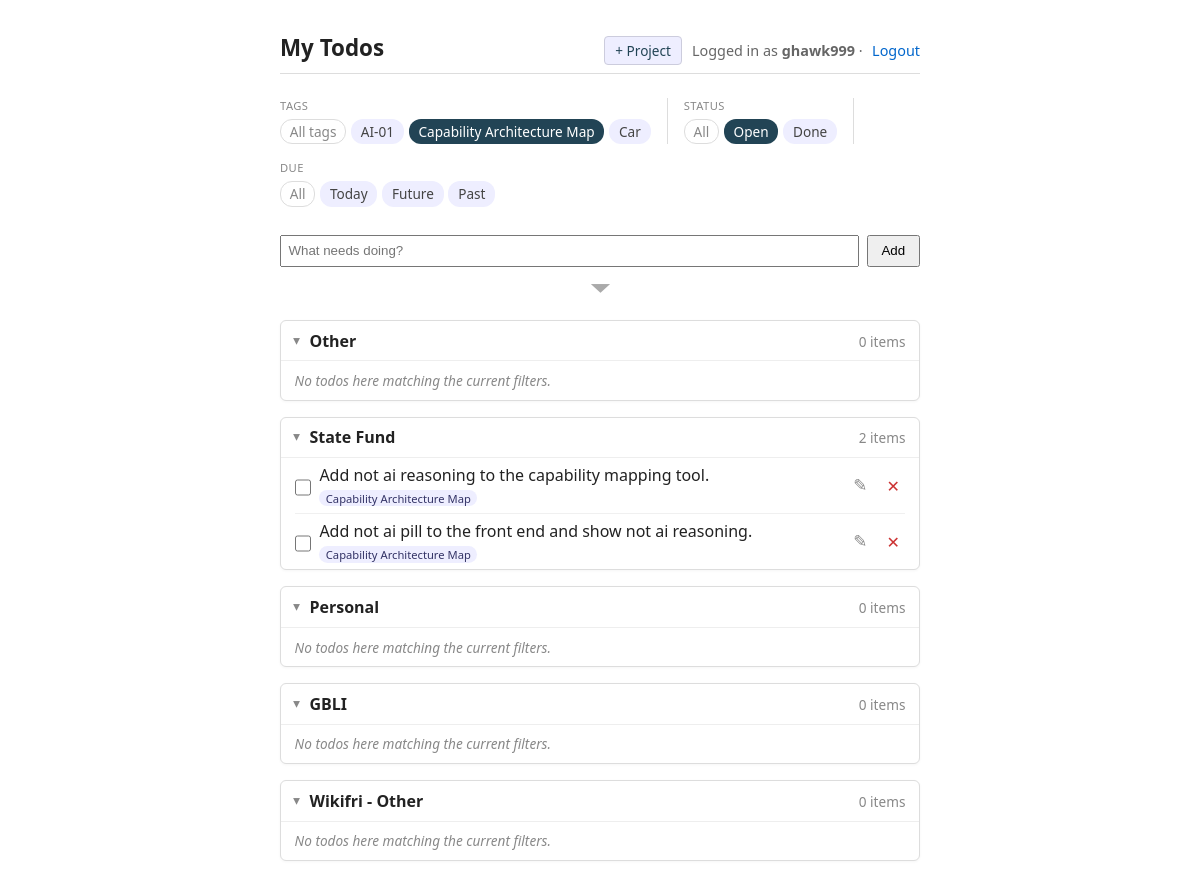
The page /?tag=Capability+Architecture+Map (signed in) on the database its author committed.
### todos/models.py (models this page shows, shortened)
class Tag(models.Model):
    user = models.ForeignKey(
        settings.AUTH_USER_MODEL,
        on_delete=models.CASCADE,
        related_name='tags',
    )
    name = models.CharField(max_length=50)
    created_at = models.DateTimeField(auto_now_add=True)
    class Meta:
        ordering = ['name']
        constraints = [
            models.UniqueConstraint(Lower('name'), 'user', name='unique_tag_name_per_user_ci'),
        ]

class Project(models.Model):
    user = models.ForeignKey(
        settings.AUTH_USER_MODEL,
        on_delete=models.CASCADE,
        related_name='projects',
    )
    name = models.CharField(max_length=80)
    sort_order = models.PositiveIntegerField(default=0)
    is_catchall = models.BooleanField(default=False)
    created_at = models.DateTimeField(auto_now_add=True)
    class Meta:
        ordering = ['sort_order', 'name']
        constraints = [
            models.UniqueConstraint(fields=['user', 'name'], name='unique_project_name_per_user'),
            models.UniqueConstraint(
                fields=['user'],
                condition=models.Q(is_catchall=True),
                name='one_catchall_per_user',
            ),
        ]
    def __str__(self):
        return self.name

class Todo(models.Model):
    user = models.ForeignKey(
        settings.AUTH_USER_MODEL,
        on_delete=models.CASCADE,
        related_name='todos',
    )
    project = models.ForeignKey(
        Project,
        null=True,
        blank=True,
        on_delete=models.SET_NULL,
        related_name='todos',
    )
    tags = models.ManyToManyField(Tag, blank=True, related_name='todos')
    title = models.CharField(max_length=200)
    done = models.BooleanField(default=False)
    due_date = models.DateField(null=True, blank=True)
    created_at = models.DateTimeField(auto_now_add=True)
    updated_at = models.DateTimeField(auto_now=True)
    completed_at = models.DateTimeField(null=True, blank=True)
    class Meta:
        ordering = ['done', 'id']

### todos/views.py (the view)
# urls.py: path('', views.todo_list, name='todo_list'),
@login_required
def todo_list(request):
    return render(request, 'todos/list.html', _list_context(request))

### todos/forms.py (shortened to what this page needs)
class TodoForm(forms.ModelForm):
    tags_text = forms.CharField(
        required=False,
        label='Tags',
        widget=forms.TextInput(attrs={'placeholder': 'tags (comma-separated)'}),
    )
    class Meta:
        model = Todo
        fields = ['title', 'project', 'due_date']
        widgets = {
            'title': forms.TextInput(attrs={'placeholder': 'What needs doing?', 'autofocus': True}),
            'due_date': forms.DateInput(attrs={'type': 'date'}),
        }
    def __init__(self, *args, user=None, **kwargs):
        super().__init__(*args, **kwargs)
        self._user = user
        if user is not None:
            self.fields['project'].queryset = user.projects.all()
        self.fields['project'].required = False
        self.fields['project'].empty_label = '— no project —'
        if self.instance and self.instance.pk and not self.is_bound:
            self.fields['tags_text'].initial = ', '.join(
                self.instance.tags.values_list('name', flat=True)
            )

class ProjectForm(forms.ModelForm):
    class Meta:
        model = Project
        fields = ['name']
        widgets = {
            'name': forms.TextInput(attrs={'placeholder': 'New project name'}),
        }
    def __init__(self, *args, user=None, **kwargs):
        super().__init__(*args, **kwargs)
        self._user = user

### todos/views.py (called while the page is built, shortened)
def _get_or_create_catchall(user):
    catchall = user.projects.filter(is_catchall=True).first()
    if catchall is not None:
        return catchall

def _active_tag(request):
    raw = (request.GET.get('tag') or '').strip()
    if not raw:
        return None
    return Tag.objects.filter(user=request.user, name__iexact=raw).first()

def _active_status(request):
    raw = request.GET.get('status')
    if raw is None:
        return 'open'  # default view: open todos only
    raw = raw.strip().lower()
    if raw == 'all':
        return None
    return raw if raw in STATUS_CHOICES else 'open'

def _active_due(request):
    raw = (request.GET.get('due') or '').strip().lower()
    return raw if raw in DUE_CHOICES else None

### todos/templates/todos/list.html (shortened to what this page needs)
{% extends "base.html" %}
{% block header_actions %}
    <button type="button" id="new-project-btn" class="btn-new-project">+ Project</button>
{% endblock %}
{% block content %}
    <div class="filter-bar">
        {% if used_tags %}
            <div class="filter-group">
                <div class="filter-label">Tags</div>
                <div class="filter-pills">
                    <a class="chip clear {% if not active_tag %}active{% endif %}" href="{% querystring tag=None %}">All tags</a>
                    {% for tag in used_tags %}
                        <a class="chip {% if active_tag and active_tag.pk == tag.pk %}active{% endif %}"
                           href="{% querystring tag=tag.name %}">{{ tag.name }}</a>
                    {% endfor %}
                </div>
            </div>
        {% endif %}
        <div class="filter-group">
            <div class="filter-label">Status</div>
            <div class="filter-pills">
                <a class="chip clear {% if not active_status %}active{% endif %}" href="{% querystring status='all' %}">All</a>
                <a class="chip {% if active_status == 'open' %}active{% endif %}" href="{% querystring status='open' %}">Open</a>
                <a class="chip {% if active_status == 'done' %}active{% endif %}" href="{% querystring status='done' %}">Done</a>
            </div>
        </div>
        <div class="filter-group">
            <div class="filter-label">Due</div>
            <div class="filter-pills">
                <a class="chip clear {% if not active_due %}active{% endif %}" href="{% querystring due=None %}">All</a>
                <a class="chip {% if active_due == 'today' %}active{% endif %}" href="{% querystring due='today' %}">Today</a>
                <a class="chip {% if active_due == 'future' %}active{% endif %}" href="{% querystring due='future' %}">Future</a>
                <a class="chip {% if active_due == 'past' %}active{% endif %}" href="{% querystring due='past' %}">Past</a>
            </div>
        </div>
    </div>
    <form class="add-form" method="post" action="{% url 'todo_add' %}">
        <div class="add-row">
            {{ todo_form.title }}
            <button type="submit">Add</button>
        </div>
        <details class="add-more" {% if todo_form.project.errors or todo_form.tags_text.errors or todo_form.due_date.errors %}open{% endif %}>
            <summary title="Show / hide project, tags, and due date"></summary>
        </details>
    </form>
    <div id="project-cards">
    {% for group in groups %}
        <details class="card draggable" open draggable="true" data-project-id="{{ group.project.pk }}">
            <summary>
                <span class="card-title">{{ group.project.name }}</span>
                <span class="card-count">{{ group.todos|length }} item{{ group.todos|length|pluralize }}</span>
            </summary>
            {% if group.todos %}
                <ul class="todos">
                    {% for todo in group.todos %}
                        <li class="{% if todo.done %}done{% endif %}">
                            <form class="inline toggle-form" method="post" action="{% url 'todo_toggle' todo.pk %}">
                                <input type="checkbox" class="todo-check" {% if todo.done %}checked{% endif %} title="Toggle done" aria-label="Mark complete">
                            </form>
                            <span class="title">
                                {{ todo.title }}
                                {% for t in todo.tags.all %}<span class="row-tag">{{ t.name }}</span>{% endfor %}
                            </span>
                            <a href="{% url 'todo_edit' todo.pk %}{% querystring %}" class="edit-btn" title="Edit" aria-label="Edit todo">✎</a>
                            <form class="inline" method="post" action="{% url 'todo_delete' todo.pk %}">
                                <button type="submit" class="delete-btn" title="Delete" aria-label="Delete todo">✕</button>
                            </form>
                        </li>
                    {% endfor %}
                </ul>
            {% else %}
                <p class="card-empty">No todos here{% if active_tag or active_status %} matching the current filters{% endif %}.</p>
            {% endif %}
        </details>
    {% empty %}
        <p style="color:#666">No projects yet — add one above, or add a todo (it'll go into "Other").</p>
    {% endfor %}
    </div>
{% endblock %}

### todos/templates/base.html (shortened to what this page needs)
{% load static %}
<!doctype html>
<html lang="en">
<head>
</head>
<body>
<header>
    <h1>My Todos</h1>
    <nav>
        {% if user.is_authenticated %}
            {% block header_actions %}{% endblock %}
            <span class="nav-user">Logged in as <strong>{{ user.username }}</strong> ·</span>
            <form class="inline" method="post" action="{% url 'logout' %}">
                <button type="submit" class="link">Logout</button>
            </form>
        {% else %}
            <a href="{% url 'login' %}">Login</a> · <a href="{% url 'signup' %}">Sign up</a>
        {% endif %}
    </nav>
</header>
<main>
    {% block content %}{% endblock %}
</main>
</body>
</html>

### todos/templates/base.html (style rules this page uses)
body { font-family: system-ui, sans-serif; max-width: 640px; margin: 2rem auto; padding: 0 1rem; color: #222; }
header { display: flex; justify-content: space-between; align-items: baseline; border-bottom: 1px solid #ddd; padding-bottom: .5rem; margin-bottom: 1.5rem; }
header h1 { margin: 0; font-size: 1.4rem; }
header nav { font-size: .9rem; color: #666; display: flex; align-items: center; gap: .6rem; }
header nav .nav-user { line-height: 1.6; }
header nav a, header nav .link { color: #06c; text-decoration: none; background: none; border: none; padding: 0; cursor: pointer; font: inherit; }
form.inline { display: inline; }
ul.todos { list-style: none; padding: 0; }
ul.todos li { display: flex; align-items: center; gap: .5rem; padding: .35rem 0; border-bottom: 1px solid #f0f0f0; }
ul.todos .title { flex: 1; }
.add-form { display: flex; flex-direction: column; gap: .25rem; margin-bottom: 1rem; }
.add-form .add-row { display: flex; gap: .5rem; align-items: center; }
.add-form .add-row input[type=text] { flex: 1; padding: .4rem; }
.add-form input[type=text] { padding: .4rem; }
.add-form button { padding: .4rem .8rem; }
.add-form details.add-more > summary { cursor: pointer; user-select: none; list-style: none; color: #aaa; padding: .35rem 0; width: 100%; text-align: center; border-radius: 4px; transition: background .1s, color .1s; }
.add-form details.add-more > summary::before { content: '▾'; display: inline-block; font-size: 1.1rem; line-height: 1; transform: scaleX(2.2); transition: transform .15s; transform-origin: center; }
button.link { color: #c33; }
.btn-new-project { padding: .25rem .65rem; background: #eef; color: #245; border: 1px solid #ccd; border-radius: 4px; cursor: pointer; font: inherit; font-size: .85rem; }
details.card { border: 1px solid #ddd; border-radius: 6px; margin: 1rem 0; background: #fff; }
details.card[open] { box-shadow: 0 1px 3px rgba(0,0,0,.04); }
details.card summary { padding: .55rem .85rem; cursor: pointer; user-select: none; display: flex; align-items: baseline; gap: .5rem; list-style: none; }
details.card summary::before { content: '▸'; color: #888; font-size: .85rem; transition: transform .15s; display: inline-block; }
details.card[open] summary::before { transform: rotate(90deg); }
details.card[open] summary { border-bottom: 1px solid #eee; }
details.card .card-title { font-weight: 600; }
details.card .card-count { color: #888; font-size: .85rem; margin-left: auto; }
details.card ul.todos { padding: 0 .85rem; margin: 0; }
details.card ul.todos li:last-child { border-bottom: none; }
details.card .card-empty { padding: .6rem .85rem; color: #888; font-size: .85rem; font-style: italic; margin: 0; }
details.card.draggable > summary { cursor: grab; }
.edit-btn { color: #888; text-decoration: none; font-size: 1.05rem; line-height: 1; padding: .15rem .35rem; border-radius: 3px; }
.delete-btn { color: #c33; background: none; border: none; cursor: pointer; font: inherit; font-size: 1rem; line-height: 1; padding: .15rem .35rem; border-radius: 3px; }
.todo-check { cursor: pointer; width: 1.05rem; height: 1.05rem; margin: 0; vertical-align: middle; }
.filter-bar { display: flex; align-items: stretch; gap: 1rem; margin: .25rem 0 1.75rem; flex-wrap: wrap; font-size: .85rem; }
.filter-group { display: flex; flex-direction: column; gap: .35rem; min-width: 0; }
.filter-label { font-size: .7rem; color: #888; text-transform: uppercase; letter-spacing: .04em; }
.filter-pills { display: flex; flex-wrap: wrap; gap: .3rem; }
.chip { color: #444; background: #eef; padding: .15rem .55rem; border-radius: 12px; text-decoration: none; border: 1px solid transparent; }
.chip.active { background: #245; color: #fff; }
.chip.clear { background: transparent; color: #888; border-color: #ddd; }
.row-tag { display: inline-block; font-size: .7rem; color: #336; background: #eef; padding: .05rem .4rem; border-radius: 10px; margin-right: .15rem; }

### rows shown on the page
Tag: name "AI-01"
Tag: name "Capability Architecture Map"
Tag: name "Car"
Project: project.name "Other", todos|length "0", shows "No todos here", shows "matching the current filters"
Project: project.name "State Fund", todos|length "2"
Todo: title "Add not ai reasoning to the capability mapping tool."
Todo: title "Add not ai pill to the front end and show not ai reasoning."
Project: project.name "Personal", todos|length "0", shows "No todos here", shows "matching the current filters"
Project: project.name "GBLI", todos|length "0", shows "No todos here", shows "matching the current filters"
Project: project.name "Wikifri - Other", todos|length "0", shows "No todos here", shows "matching the current filters"

### other values the page prints
{{ user.username }} "ghawk999"
